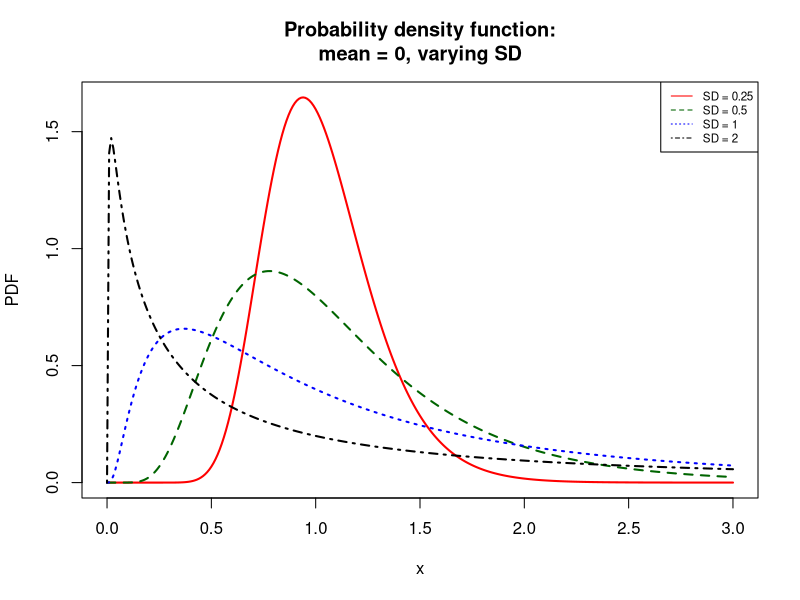
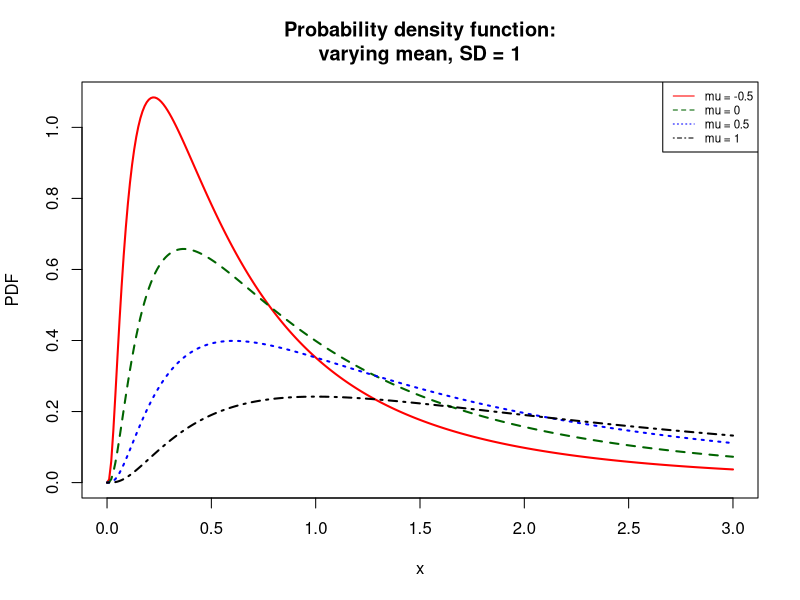

Recreate these plots in R, in order.
# Plot for varying SD
x_max <- 3
sd_vec <- c(0.25, 0.5, 1, 2)
col_vec <- c("red", "darkgreen", "blue", "black")

x <- seq(0, x_max, length.out = x_max * 100 + 1)
density_mat <- sapply(sd_vec, function(sd_i) dlnorm(x, meanlog = 0, sdlog = sd_i))

plot(c(0, x_max), c(0, max(density_mat)), type = "n",
     main = "Probability density function:\nmean = 0, varying SD",
     xlab = "x", ylab = "PDF")
for (i in 1:length(sd_vec)) {
  lines(x, density_mat[, i], col = col_vec[i], lwd = 2, lty = i)
}
legend("topright", legend = paste("SD =", sd_vec), col = col_vec, 
       lty = 1:length(sd_vec), cex = 0.7)

# Plot for varying mean
x_max <- 3
mean_vec <- c(-0.5, 0, 0.5, 1)
col_vec <- c("red", "darkgreen", "blue", "black")

x <- seq(0, x_max, length.out = x_max * 100 + 1)
density_mat <- sapply(mean_vec, 
                      function(mean_i) dlnorm(x, meanlog = mean_i, sdlog = 1))

plot(c(0, x_max), c(0, max(density_mat)), type = "n",
     main = "Probability density function:\nvarying mean, SD = 1",
     xlab = "x", ylab = "PDF")
for (i in 1:length(col_vec)) {
  lines(x, density_mat[, i], col = col_vec[i], lwd = 2, lty = i)
}
legend("topright", legend = paste("mu =", mean_vec), col = col_vec, 
       lty = 1:length(mean_vec), cex = 0.7)

